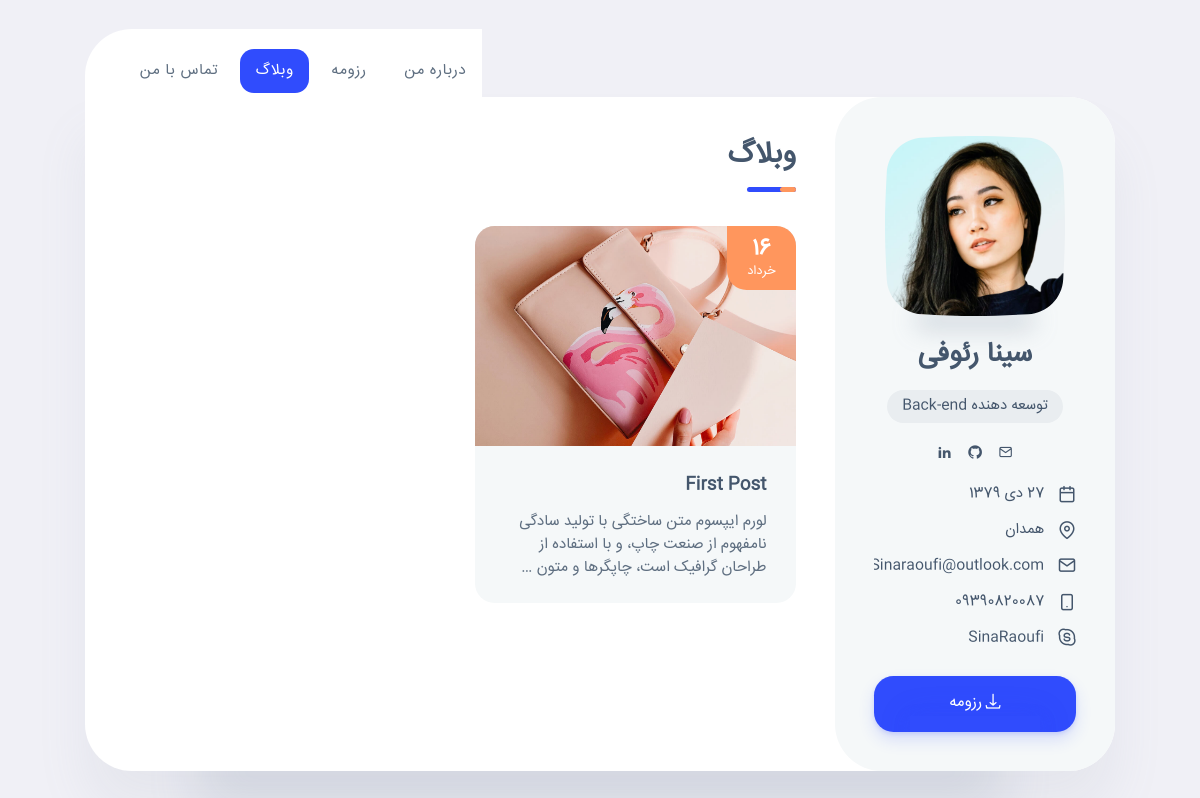
Screenshot of /blog/ with the database file from the repository.
### blog/models.py (models this page shows, shortened)
class Post(models.Model):
    objects = PostManager()
    title = models.CharField(max_length=250)
    slug = models.SlugField(max_length=250,
                            unique_for_date='publish')
    author = models.ForeignKey(User, on_delete=models.CASCADE,
                               related_name='blog_posts')
    body = models.TextField()
    publish = models.DateTimeField(default=timezone.now)
    created = models.DateTimeField(auto_now_add=True)
    updated = models.DateTimeField(auto_now=True)
    STATUS_CHOICES = (('draft', 'Draft'), ('published', 'Published'))
    status = models.CharField(
        max_length=10, choices=STATUS_CHOICES, default='draft')
    class Meta:
        ordering = ('-publish',)
    def get_absolute_url(self):
        return reverse('blog:post_detail', args=[self.publish.year,
                                                 self.publish.month,
                                                 self.publish.day,
                                                 self.slug])

### blog/views.py (the view)
# urls.py: path('', PostListView.as_view(), name='post_list'),
class PostListView(ListView):
    queryset = Post.objects.published()
    template_name = "blog/post-list.html"

### blog/templates/blog/post-list.html
{% extends 'shared/_MainLayout.html' %}
{% load static %}
{% block content %}
		<div class="content js-scroll">
			<div class="section mt-0">
				<h1 class="title title--h1 title__separate">وبلاگ</h1>
			</div>
			<div class="news-grid section">
				{% for product in object_list %}
					{% include 'blog/post_item_component.html' with product=product%}
				{% endfor %}
			</div>
		</div>
{% endblock content %}

### blog/templates/blog/post_item_component.html
{% load static %}
<article class="news-item box">
	<div class="news-item__image-wrap overlay overlay--45">
		<div class="news-item__date">16 <span>خرداد</span></div>
		<a class="news-item__link" href="{{ product.get_absolute_url }}"></a>
		<img class="cover lazyload" src="{% static 'img/image_02.jpg' %}" alt="{{ product.title }}">
	</div>
	<div class="news-item__caption">
		<h3 class="title title--h3">{{ product.title }}</h3>
		<p>{{ product.body|truncatewords:21 }}</p>
	</div>
</article>

### assets/styles/style.css (style rules this page uses)
html { -webkit-overflow-scrolling: touch; -webkit-box-sizing: border-box; box-sizing: border-box; -ms-overflow-x: hidden; }
body, html { font-size: .978rem; -webkit-text-size-adjust: 100%; }
body { background-color: #F0F0F6; color: #5F6F81; font-family:iransans; font-weight: 400; line-height: 1.65; min-height: 100vh; overflow-x: hidden; -ms-overflow-style: scrollbar; -webkit-font-smoothing: antialiased; }
.bg-triangles-2 { background-image: url(http://netgon.net/artstyles/v-card2/assets/images/triangles-top-2.svg), url(http://netgon.net/artstyles/v-card2/assets/images/triangles-bottom-2.svg); background-position: left top, right bottom; background-repeat: no-repeat; background-size: inherit; }
h1, h2, h3, h4, h5, h6 { color: #44566C; font-weight: 600; line-height: 1.3; }
.title--h1 { font-size: 1.875rem; margin-bottom: 1.2rem; }
.title--h3 { font-size: 1.125rem; margin-bottom: .85rem; }
.title__separate { margin-bottom: 1.5rem; position: relative; }
.title__separate::before, .title__separate::after { content: ''; background-color: #304CFD; border-radius: .5rem; height: 5px; position: absolute; bottom: -1.1rem; left: 0; width: 3.12rem; z-index: 1; }
.title__separate::after { background-color: #FF965D; width: 1rem; }
a { color: #304CFD; cursor: pointer; text-decoration: none; -webkit-text-decoration-skip: objects; transition: color 0.3s cubic-bezier(0.72, 0.16, 0.345, 0.875); }
img { max-width: 100%; -webkit-user-select: none; -moz-user-select: none; -ms-user-select: none; user-select: none; }
.cover { object-fit: cover; object-position: center; height: 100%; width: 100%; }
.content { max-height: 680px; margin-top: 2.5rem; margin-bottom: 2.5rem; padding-left: 2.5rem; padding-right: 2.5rem; width: calc(100% - 280px); position: relative; }
.section { margin-top: 1.8rem; padding: .1px 0; }
.overlay { position: relative; }
.overlay::before, .overlay--45::before, .overlay--80::before { content: ''; background-color: rgba(68, 86, 108, 0.35); position: absolute; top: 0; left: 0; height: 100%; width: 100%; z-index: 2; }
.overlay--45::before { background-color: rgba(68, 86, 108, 0.45); }
.news-grid { display: -webkit-flex; display: -ms-flexbox; display: -moz-box; display: flex; -webkit-flex-wrap: wrap; -ms-flex-wrap: wrap; flex-wrap: wrap; margin-left: -15px; margin-right: -15px; }
.news-item { background-color: #F5F8F9; border-radius: 1.25rem; margin-bottom: 1.875rem; margin-left: 15px; margin-right: 15px; padding: 0; width: calc(50% - 30px); }
.news-item:nth-last-child(2), .news-item:nth-last-child(1) { margin-bottom: 0; }
.news-item__image-wrap { overflow: hidden; border-radius: 1.25rem 1.25rem 0 0; height: 14rem; position: relative; }
.news-item__image-wrap::before { opacity: 0; transition: opacity .5s ease-in-out; }
.news-item__image-wrap::after { content: ''; background-image: url(http://netgon.net/artstyles/v-card2/assets/icons/icon-news.svg); height: 2.6rem; margin: auto; opacity: 0; pointer-events: none; position: absolute; top: 0; bottom: 0; left: 0; right: 0; transition: opacity .5s ease-in-out; width: 2.6rem; z-index: 2; }
.news-item__date { background-color: #FF965D; color: #fff; border-radius: 1.25rem 0 1.25rem 0; font-size: 1.375rem; font-weight: 600; line-height: 1.3; padding: .6rem 1.3rem; position: absolute; top: 0; text-align: center; z-index: 2; }
.news-item__date span { font-size: .812rem; font-weight: 400; display: block; }
.news-item__link { position: absolute; height: 100%; width: 100%; z-index: 2; }
.news-item__caption { padding: 1.875rem 1.875rem .5rem; }
.news-item p { color: #5F6F81; line-height: 1.5; }
.js-scroll { overflow: hidden; }

### assets/styles/style-rtl.css (style rules this page uses)
body { direction: rtl; text-align: right; font-family: iransans; }
.title__separate::before, .title__separate::after { left: auto; right: 0; }
.news-item__date { border-radius: 0 1.25rem 0 1.25rem; }

### rows the page displays
Post: title "First Post", body "لورم ایپسوم متن ساختگی با تولید سادگی نامفهوم از صنعت چاپ، و با استفاده از طراحان گرافیک است، چاپگرها و متون …"
